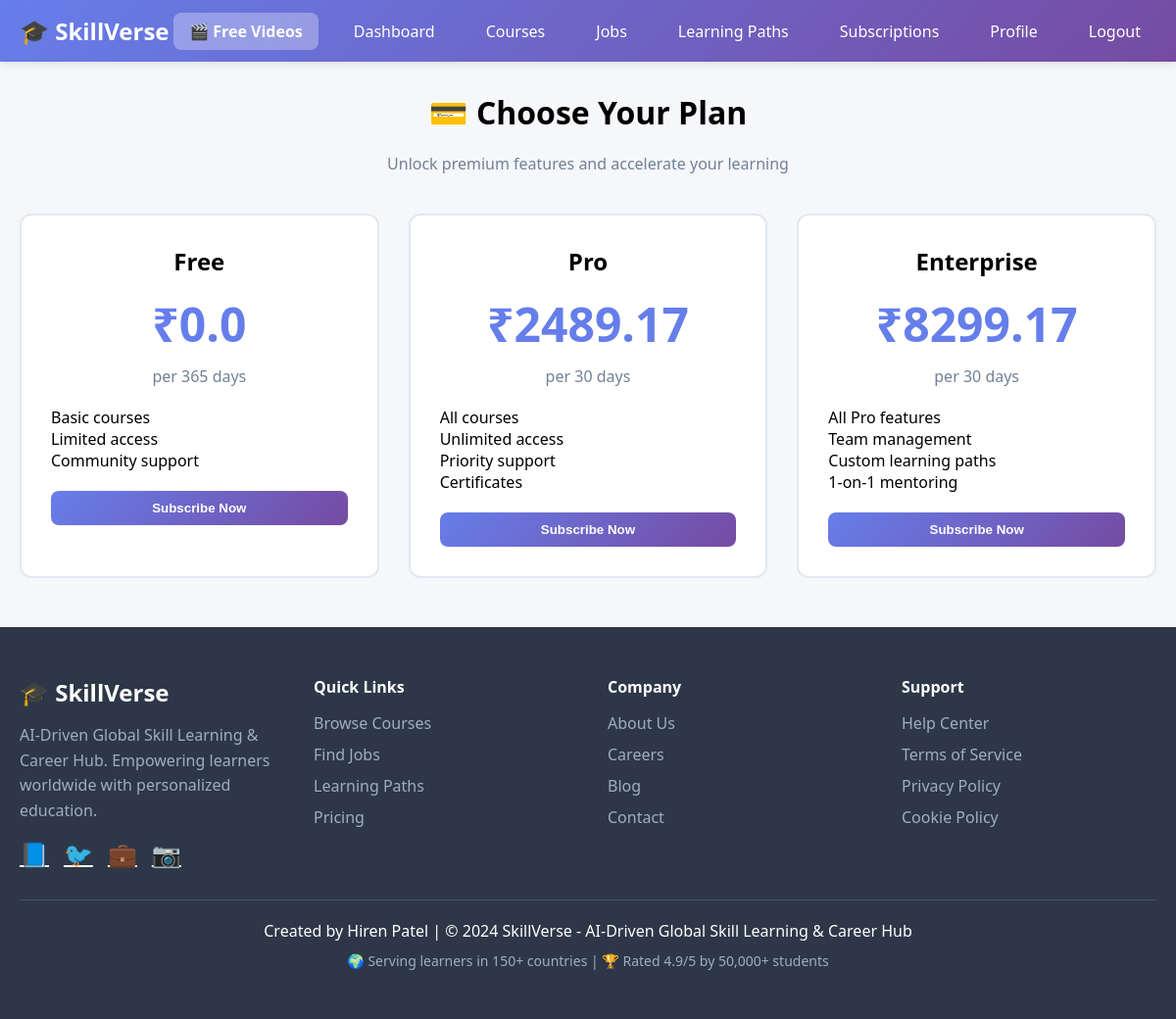
Page /subscriptions/ (signed in) on the committed database.
### payments/models.py (models this page shows, shortened)
class SubscriptionPlan(models.Model):
    name = models.CharField(max_length=50)
    price = models.DecimalField(max_digits=10, decimal_places=2)
    duration_days = models.IntegerField()
    features = models.TextField()
    is_active = models.BooleanField(default=True)

### courses/views.py (the view)
# urls.py: path('subscriptions/', views.subscriptions_view, name='subscriptions'),
@login_required
def subscriptions_view(request):
    plans = SubscriptionPlan.objects.filter(is_active=True)
    return render(request, 'courses/subscriptions.html', {'plans': plans})

### courses/templatetags/currency_filters.py (called while the page is built)
@register.filter
def usd_to_inr(value):
    try:
        return round(float(value) * 83, 2)
    except:
        return value

### courses/templates/courses/subscriptions.html (shortened to what this page needs)
{% extends 'courses/base.html' %}
{% load currency_filters %}
{% block content %}
<div class="container">
    <h1 style="text-align: center; margin-bottom: 20px;">💳 Choose Your Plan</h1>
    <p style="text-align: center; color: #718096; margin-bottom: 40px;">Unlock premium features and accelerate your learning</p>
    <div class="plans-grid">
        {% for plan in plans %}
        <div class="plan-card">
            <div class="plan-name">{{ plan.name }}</div>
            <div class="plan-price">₹{{ plan.price|usd_to_inr }}</div>
            <p style="color: #718096;">per {{ plan.duration_days }} days</p>
            <div class="plan-features">
                <p style="white-space: pre-line;">{{ plan.features }}</p>
            </div>
            <button class="btn btn-primary" style="width: 100%;">Subscribe Now</button>
        </div>
        {% empty %}
        <div style="grid-column: 1/-1; text-align: center; padding: 60px; color: #a0aec0;">
            <h3>No subscription plans available</h3>
        </div>
        {% endfor %}
    </div>
</div>
{% endblock %}

### courses/templates/courses/base.html (style rules this page uses)
* { margin: 0; padding: 0; box-sizing: border-box; }
body { font-family: 'Segoe UI', Tahoma, Geneva, Verdana, sans-serif; background: #f5f7fa; }
.btn { padding: 10px 20px; border: none; border-radius: 8px; cursor: pointer; font-weight: 600; text-decoration: none; display: inline-block; transition: all 0.3s; }
.btn-primary { background: linear-gradient(135deg, #667eea 0%, #764ba2 100%); color: white; }
.container { max-width: 1200px; margin: 30px auto; padding: 0 20px; }

### courses/templates/courses/subscriptions.html (style rules this page uses)
.plans-grid { display: grid; grid-template-columns: repeat(auto-fit, minmax(300px, 1fr)); gap: 30px; margin-top: 30px; }
.plan-card { background: white; padding: 30px; border-radius: 12px; text-align: center; border: 2px solid #e2e8f0; transition: all 0.3s; }
.plan-name { font-size: 24px; font-weight: bold; margin-bottom: 15px; }
.plan-price { font-size: 48px; font-weight: bold; color: #667eea; margin-bottom: 10px; }
.plan-features { text-align: left; margin: 20px 0; }

### rows in the picture
SubscriptionPlan: name "Free", price "0.0", duration_days "365", features "Basic courses Limited access Community support"
SubscriptionPlan: name "Pro", price "2489.17", duration_days "30", features "All courses Unlimited access Priority support Certificates"
SubscriptionPlan: name "Enterprise", price "8299.17", duration_days "30", features "All Pro features Team management Custom learning paths 1-on-1 mentoring"
